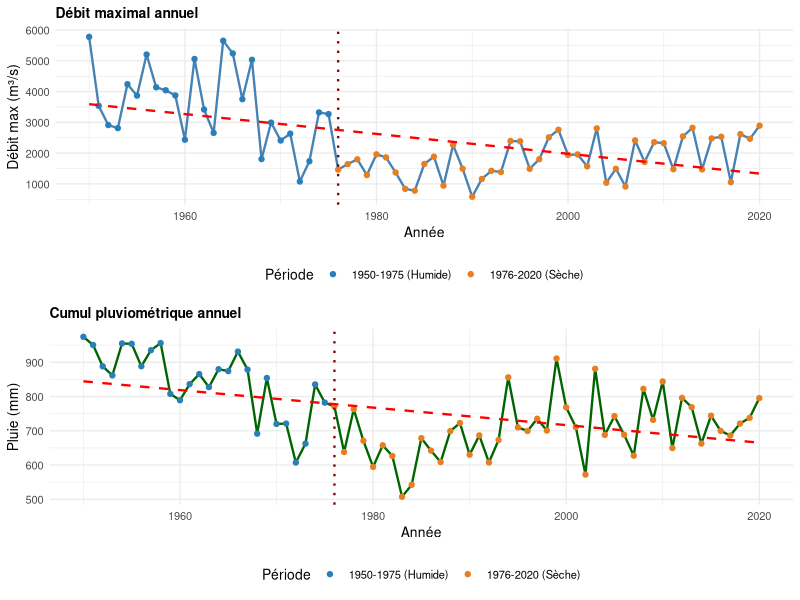
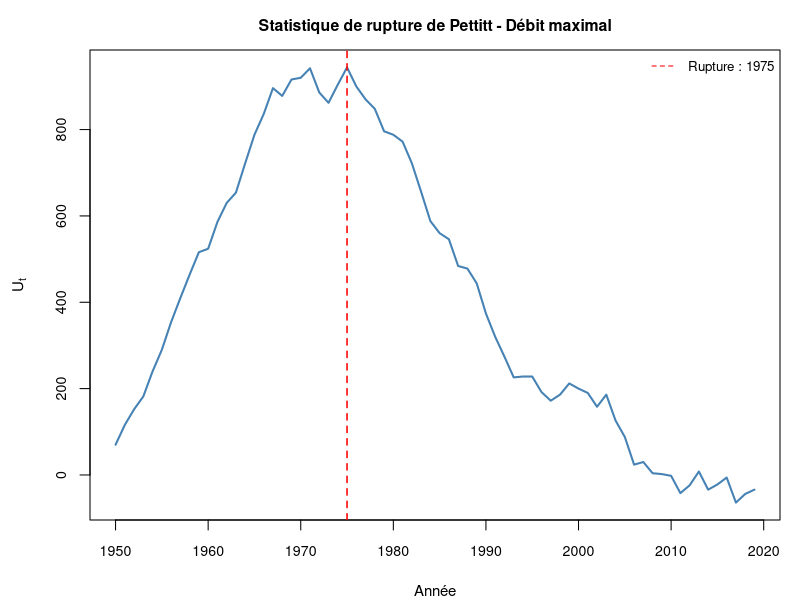
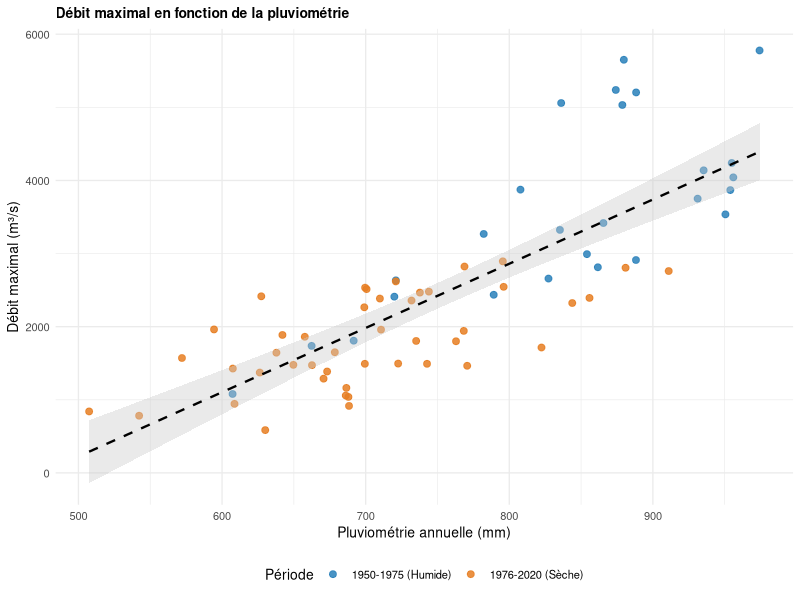
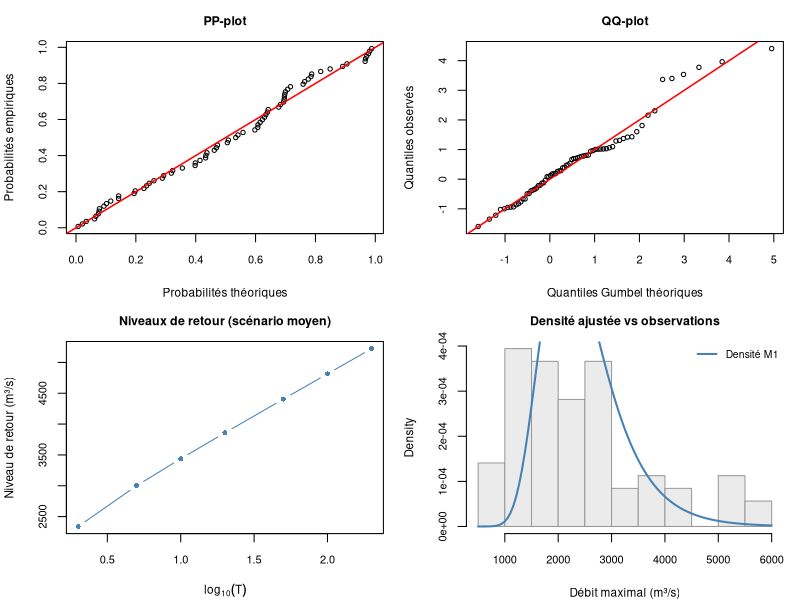
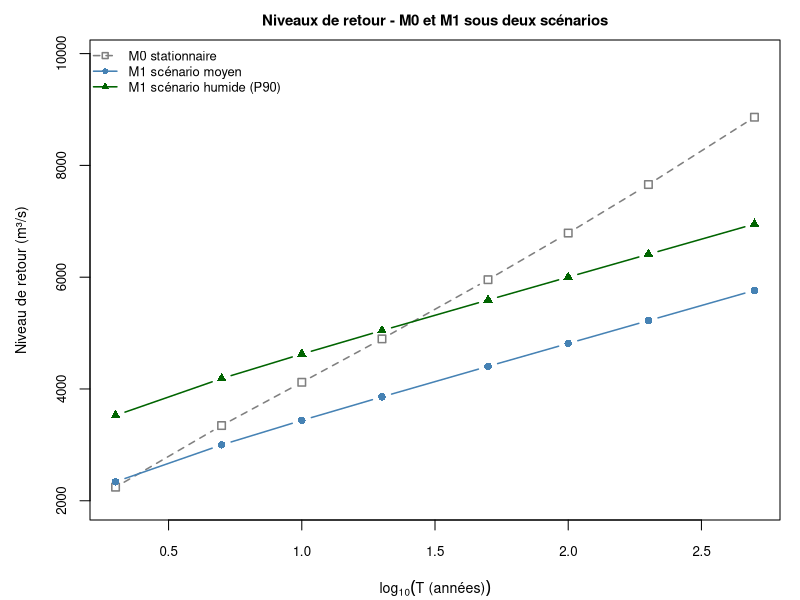

Write the R code that produced these figures, in order.
###############################################################################
#  PROJET : MODÉLISATION DES VALEURS EXTRÊMES (EVT)
#  Thème   : Analyse des débits maximaux annuels du fleuve Sénégal à Bakel
#  
#  de  : Samson Koffi AWOUTO (ISE3)
#  
###############################################################################

# ── 0. PACKAGES ───────────────────────────────────────────────────────────────
libs <- c("readxl", "evd", "ggplot2", "gridExtra", "e1071", "knitr",
          "kableExtra", "car")
for (pkg in libs) {
  if (!require(pkg, character.only = TRUE, quietly = TRUE))
    install.packages(pkg, quiet = TRUE)
  library(pkg, character.only = TRUE)
}

# ── 1. CHARGEMENT ET PRÉPARATION DES DONNÉES ──────────────────────────────────
if (!file.exists("Bakel_Debit_Max_Pluie_Annuel.xlsx"))
  stop("Fichier 'Bakel_Debit_Max_Pluie_Annuel.xlsx' introuvable.")

data <- read_excel("Bakel_Debit_Max_Pluie_Annuel.xlsx")
data$Pluie    <- as.numeric(gsub("[^0-9.]", "", gsub(",", ".",
                   as.character(data$Pluie))))
data$Pluie_std  <- as.numeric(scale(data$Pluie)[, 1])
data$Annee_std  <- as.numeric(scale(data$Annee)[, 1])
data$Periode    <- ifelse(data$Annee < 1976,
                     "1950-1975 (Humide)", "1976-2020 (Sèche)")

cat("Données chargées :", nrow(data), "observations,",
    ncol(data), "variables.\n")

# ── 2. STATISTIQUES DESCRIPTIVES (Table 1) ────────────────────────────────────
cat("\n====== TABLE 1 : STATISTIQUES DESCRIPTIVES ======\n")

resume_stats <- function(x) {
  c(
    Moyenne          = round(mean(x), 1),
    Mediane          = round(median(x), 1),
    Ecart_type       = round(sd(x), 1),
    Minimum          = round(min(x), 0),
    Maximum          = round(max(x), 0),
    "Q1 / Q3"        = paste0(round(quantile(x, .25), 0),
                               " / ", round(quantile(x, .75), 0)),
    "CV (%)"         = paste0(round(sd(x) / mean(x) * 100, 1)),
    Skewness         = round(e1071::skewness(x), 2),
    Kurtosis         = round(e1071::kurtosis(x), 2),
    "Shapiro-Wilk (p)" = round(shapiro.test(x)$p.value, 4)
  )
}

tab1 <- data.frame(
  Indicateur        = c("Moyenne", "Mediane", "Ecart-type", "Minimum",
                        "Maximum", "Q1 / Q3", "CV (%)", "Skewness",
                        "Kurtosis", "Shapiro-Wilk (p)"),
  "Debit max (m3/s)" = as.character(resume_stats(data$Debit_Max)),
  "Pluie (mm)"       = as.character(resume_stats(data$Pluie)),
  check.names        = FALSE
)
print(tab1, row.names = FALSE)

# ── 3. ÉVOLUTION TEMPORELLE (Figure 1) ────────────────────────────────────────
cat("\n====== FIGURE 1 : ÉVOLUTION TEMPORELLE ======\n")

p_debit <- ggplot(data, aes(x = Annee, y = Debit_Max, color = Periode)) +
  geom_line(color = "steelblue", linewidth = 0.8) +
  geom_point(aes(color = Periode), size = 1.5) +
  geom_smooth(method = "lm", se = FALSE, color = "red",
              linetype = "dashed", linewidth = 0.8) +
  geom_vline(xintercept = 1976, linetype = "dotted",
             color = "darkred", linewidth = 0.8) +
  scale_color_manual(values = c("1950-1975 (Humide)" = "#2980B9",
                                "1976-2020 (Sèche)"  = "#E67E22")) +
  labs(x = "Année", y = "Débit max (m³/s)", color = "Période",
       title = "Débit maximal annuel") +
  theme_minimal(base_size = 10) +
  theme(legend.position = "bottom",
        plot.title = element_text(face = "bold", size = 10))

p_pluie <- ggplot(data, aes(x = Annee, y = Pluie, color = Periode)) +
  geom_line(color = "darkgreen", linewidth = 0.8) +
  geom_point(aes(color = Periode), size = 1.5) +
  geom_smooth(method = "lm", se = FALSE, color = "red",
              linetype = "dashed", linewidth = 0.8) +
  geom_vline(xintercept = 1976, linetype = "dotted",
             color = "darkred", linewidth = 0.8) +
  scale_color_manual(values = c("1950-1975 (Humide)" = "#2980B9",
                                "1976-2020 (Sèche)"  = "#E67E22")) +
  labs(x = "Année", y = "Pluie (mm)", color = "Période",
       title = "Cumul pluviométrique annuel") +
  theme_minimal(base_size = 10) +
  theme(legend.position = "bottom",
        plot.title = element_text(face = "bold", size = 10))

grid.arrange(p_debit, p_pluie, ncol = 1)

# ── 4. TESTS DE STATIONNARITÉ (Table 2 + Figure 2) ────────────────────────────
cat("\n====== TABLE 2 : TESTS DE STATIONNARITÉ ======\n")

# Mann-Kendall maison (identique au Rmd)
mk_test <- function(x) {
  n <- length(x)
  S    <- sum(sapply(2:n, function(i) sum(sign(x[i] - x[1:(i - 1)]))))
  varS <- n * (n - 1) * (2 * n + 5) / 18
  Z    <- if (S > 0) (S - 1) / sqrt(varS) else if (S < 0) (S + 1) / sqrt(varS) else 0
  list(S = S, Z = Z, p.value = 2 * (1 - pnorm(abs(Z))))
}

# Pettitt maison (identique au Rmd)
pettitt <- function(x) {
  n <- length(x)
  U <- sapply(1:(n - 1), function(t)
    sum(sapply(1:t, function(i) sum(sign(x[i] - x[(t + 1):n])))))
  K      <- max(abs(U))
  t_star <- which.max(abs(U))
  list(statistic = K, estimate = t_star,
       p.value   = 2 * exp(-6 * K^2 / (n^3 + n^2)),
       estimates = U)
}

mk_d  <- mk_test(data$Debit_Max)
mk_p  <- mk_test(data$Pluie)
pet_d <- pettitt(data$Debit_Max)
pet_p <- pettitt(data$Pluie)

tab2 <- data.frame(
  Test       = c("Mann-Kendall", "Mann-Kendall", "Pettitt", "Pettitt"),
  Variable   = c("Débit max", "Pluie", "Débit max", "Pluie"),
  Statistique = c(
    paste0("S=", round(mk_d$S, 0), ", Z=", round(mk_d$Z, 2)),
    paste0("S=", round(mk_p$S, 0), ", Z=", round(mk_p$Z, 2)),
    paste0("K=", pet_d$statistic, ", t*=", data$Annee[pet_d$estimate]),
    paste0("K=", pet_p$statistic, ", t*=", data$Annee[pet_p$estimate])
  ),
  "p-value" = c(
    formatC(mk_d$p.value, format = "e", digits = 2),
    formatC(mk_p$p.value, format = "e", digits = 2),
    "< 0,0001", "< 0,0001"
  ),
  check.names = FALSE
)
print(tab2, row.names = FALSE)

# Moyennes par période
moy_humide <- mean(data$Debit_Max[data$Annee < 1976])
moy_seche  <- mean(data$Debit_Max[data$Annee >= 1976])
cat(sprintf("\nDébit moyen 1950-1975 (Humide) : %.0f m³/s\n", moy_humide))
cat(sprintf("Débit moyen 1976-2020 (Sèche)  : %.0f m³/s\n", moy_seche))
cat(sprintf("Baisse : %.0f %%\n", (moy_humide - moy_seche) / moy_humide * 100))

cat("\n====== FIGURE 2 : STATISTIQUE DE PETTITT (Débit maximal) ======\n")

Uk       <- pet_d$estimates
annee_uk <- data$Annee[seq_along(Uk)]

par(mar = c(4, 4.5, 2.5, 1), cex.main = 0.95, cex.lab = 0.9, cex.axis = 0.85)
plot(annee_uk, Uk,
     type = "l", col = "steelblue", lwd = 2,
     xlab = "Année", ylab = expression(U[t]),
     main = "Statistique de rupture de Pettitt - Débit maximal")
abline(v = data$Annee[pet_d$estimate], col = "red", lty = 2, lwd = 1.5)
legend("topright",
       legend = paste0("Rupture : ", data$Annee[pet_d$estimate]),
       col = "red", lty = 2, cex = 0.8, bty = "n")

# ── 5. TEST D'INDÉPENDANCE (autocorrélation ordre 1) ──────────────────────────
cat("\n====== SECTION 2.5 : AUTOCORRÉLATIONS (ordre 1) ======\n")

acf_debit <- cor(data$Debit_Max[-1], data$Debit_Max[-nrow(data)])
acf_pluie <- cor(data$Pluie[-1],     data$Pluie[-nrow(data)])
cat(sprintf("Autocorrélation ordre 1 - Débit : r = %.2f\n", acf_debit))
cat(sprintf("Autocorrélation ordre 1 - Pluie : r = %.2f\n", acf_pluie))

# ── 6. ANALYSE BIVARIÉE (Figure 3 + Table 3) ──────────────────────────────────
cat("\n====== FIGURE 3 : DÉBIT vs PLUVIOMÉTRIE ======\n")

print(
  ggplot(data, aes(x = Pluie, y = Debit_Max, color = Periode)) +
    geom_point(size = 2, alpha = 0.85) +
    geom_smooth(method = "lm", se = TRUE, color = "black",
                fill = "grey80", linetype = "dashed", linewidth = 0.8) +
    scale_color_manual(values = c("1950-1975 (Humide)" = "#2980B9",
                                  "1976-2020 (Sèche)"  = "#E67E22")) +
    labs(x = "Pluviométrie annuelle (mm)", y = "Débit maximal (m³/s)",
         color = "Période",
         title = "Débit maximal en fonction de la pluviométrie") +
    theme_minimal(base_size = 10) +
    theme(legend.position = "bottom",
          plot.title = element_text(face = "bold", size = 10))
)

cat("\n====== TABLE 3 : CORRÉLATIONS ======\n")

r_pearson <- cor.test(data$Debit_Max, data$Pluie)
res_d     <- residuals(lm(Debit_Max ~ Annee, data = data))
res_p     <- residuals(lm(Pluie     ~ Annee, data = data))
r_partial <- cor.test(res_d, res_p)

tab3 <- data.frame(
  Mesure = c("Corrélation de Pearson", "Corrélation sur résidus détrended"),
  r      = round(c(r_pearson$estimate, r_partial$estimate), 3),
  "p-value" = c(formatC(r_pearson$p.value, format = "e", digits = 2),
                formatC(r_partial$p.value, format = "e", digits = 2)),
  Interpretation = c("Lien fort positif", "Lien robuste après retrait de tendance"),
  check.names = FALSE
)
print(tab3, row.names = FALSE)

# ── 7. MODÉLISATION GEV NON-STATIONNAIRE ──────────────────────────────────────
cat("\n====== MODÉLISATION GEV ======\n")

y <- data$Debit_Max
X <- data$Pluie_std
Z <- data$Annee_std
n <- length(y)

# Fonction quantile GEV (niveau de retour)
gev_rl <- function(T, mu, sig, xi) {
  p <- 1 - 1 / T
  if (abs(xi) < 1e-6) return(mu - sig * log(-log(p)))
  mu + (sig / xi) * ((-log(p))^(-xi) - 1)
}

# --- M0 : stationnaire via evd::fgev ---
m0ev   <- fgev(y)
mu0_s  <- m0ev$estimate["loc"]
sig0_s <- m0ev$estimate["scale"]
xi0_s  <- m0ev$estimate["shape"]
logL0  <- -m0ev$deviance / 2
aic0   <-  m0ev$deviance + 2 * 3
bic0   <-  m0ev$deviance + 3 * log(n)

# --- M1 : mu ~ Pluie* ---
nll_m1 <- function(p) {
  mu <- p[1] + p[2] * X
  s  <- exp(p[3]); xi <- p[4]
  z  <- 1 + xi * (y - mu) / s
  if (any(z <= 0) || s <= 0) return(1e10)
  n * log(s) + sum(z^(-1 / xi)) + (1 / xi + 1) * sum(log(z))
}
opt1   <- optim(c(mu0_s, 300, log(sig0_s), xi0_s), nll_m1,
                method = "BFGS", control = list(maxit = 5000, reltol = 1e-12))
mu0_1  <- opt1$par[1]; mu1_1  <- opt1$par[2]
sig0_1 <- exp(opt1$par[3]); xi1 <- opt1$par[4]
logL1  <- -opt1$value
aic1   <- -2 * logL1 + 2 * 4
bic1   <- -2 * logL1 + 4 * log(n)

# --- M2 : mu + log(sigma) ~ Pluie* ---
nll_m2 <- function(p) {
  mu <- p[1] + p[2] * X
  s  <- exp(p[3] + p[4] * X); xi <- p[5]
  z  <- 1 + xi * (y - mu) / s
  if (any(z <= 0) || any(s <= 0)) return(1e10)
  sum(log(s)) + sum(z^(-1 / xi)) + (1 / xi + 1) * sum(log(z))
}
opt2   <- optim(c(mu0_1, mu1_1, log(sig0_1), 0, xi1), nll_m2,
                method = "BFGS", control = list(maxit = 5000, reltol = 1e-12))
mu0_2  <- opt2$par[1]; mu1_2 <- opt2$par[2]
s0_2   <- exp(opt2$par[3]); s1_2 <- opt2$par[4]; xi2 <- opt2$par[5]
logL2  <- -opt2$value
aic2   <- -2 * logL2 + 2 * 5
bic2   <- -2 * logL2 + 5 * log(n)

# --- M3 : mu ~ Annee* ---
nll_m3 <- function(p) {
  mu <- p[1] + p[2] * Z
  s  <- exp(p[3]); xi <- p[4]
  z  <- 1 + xi * (y - mu) / s
  if (any(z <= 0) || s <= 0) return(1e10)
  n * log(s) + sum(z^(-1 / xi)) + (1 / xi + 1) * sum(log(z))
}
opt3   <- optim(c(mu0_s, 200, log(sig0_s), xi0_s), nll_m3,
                method = "BFGS", control = list(maxit = 5000, reltol = 1e-12))
mu0_3  <- opt3$par[1]; mu1_3 <- opt3$par[2]
sig0_3 <- exp(opt3$par[3]); xi3 <- opt3$par[4]
logL3  <- -opt3$value
aic3   <- -2 * logL3 + 2 * 4
bic3   <- -2 * logL3 + 4 * log(n)

# ── 8. TABLE 5 : PARAMÈTRES DES MODÈLES ───────────────────────────────────────
cat("\n====== TABLE 5 : PARAMÈTRES ESTIMÉS ET CRITÈRES ======\n")

fmt <- function(x, d) if (is.na(x) || is.nan(x)) "--" else as.character(round(x, d))

tab5 <- data.frame(
  Parametre = c("mu0 (localisation)", "mu1", "sigma0 (echelle)", "sigma1",
                "gamma (forme)", "Log-vraisemblance", "AIC", "BIC"),
  M0 = c(fmt(mu0_s, 0),  "--",           fmt(sig0_s, 0), "--",
         fmt(xi0_s, 4),  fmt(logL0, 1),  fmt(aic0, 1),   fmt(bic0, 1)),
  M1 = c(fmt(mu0_1, 0),  fmt(mu1_1, 0),  fmt(sig0_1, 0), "--",
         fmt(xi1, 4),    fmt(logL1, 1),  fmt(aic1, 1),   fmt(bic1, 1)),
  M2 = c(fmt(mu0_2, 0),  fmt(mu1_2, 0),  fmt(s0_2, 0),   fmt(s1_2, 3),
         fmt(xi2, 4),    fmt(logL2, 1),  fmt(aic2, 1),   fmt(bic2, 1)),
  M3 = c(fmt(mu0_3, 0),  fmt(mu1_3, 0),  fmt(sig0_3, 0), "--",
         fmt(xi3, 4),    fmt(logL3, 1),  fmt(aic3, 1),   fmt(bic3, 1)),
  check.names = FALSE
)
print(tab5, row.names = FALSE)

# ── 9. TABLE 6 : TESTS LRT ────────────────────────────────────────────────────
cat("\n====== TABLE 6 : TESTS DU RAPPORT DE VRAISEMBLANCE ======\n")

lrt_pval <- function(L_s, L_c, dk) pchisq(2 * (L_c - L_s), df = dk, lower.tail = FALSE)

tab6 <- data.frame(
  Comparaison = c("M0 vs M1", "M1 vs M2", "M0 vs M3"),
  dlogL = c(round(logL1 - logL0, 1), round(logL2 - logL1, 1),
            round(logL3 - logL0, 1)),
  D = c(round(2 * (logL1 - logL0), 1), round(2 * (logL2 - logL1), 1),
        round(2 * (logL3 - logL0), 1)),
  dk = c(1, 1, 1),
  pvalue = c(
    formatC(lrt_pval(logL0, logL1, 1), format = "e", digits = 2),
    formatC(lrt_pval(logL1, logL2, 1), format = "e", digits = 2),
    formatC(lrt_pval(logL0, logL3, 1), format = "e", digits = 2)
  ),
  Decision = c("M1 préféré", "M2 légèrement préféré", "M3 préféré vs M0"),
  check.names = FALSE
)
print(tab6, row.names = FALSE)

# ── 10. FIGURE 4 : DIAGNOSTICS DU MODÈLE M1 ──────────────────────────────────
cat("\n====== FIGURE 4 : DIAGNOSTICS MODÈLE M1 ======\n")

mu_fit   <- mu0_1 + mu1_1 * X
z_std    <- log(1 + xi1 * (y - mu_fit) / sig0_1) / xi1
n_obs    <- length(y)
prob_emp  <- (rank(z_std) - 0.5) / n_obs
prob_theo <- exp(-exp(-z_std))
Ts_d      <- c(2, 5, 10, 20, 50, 100, 200)
rls_d     <- sapply(Ts_d, function(T) gev_rl(T, mu0_1, sig0_1, xi1))

par(mfrow = c(2, 2), mar = c(4, 4, 2.5, 1),
    cex.main = 0.9, cex.lab = 0.85, cex.axis = 0.8)

# PP-plot
plot(sort(prob_theo), sort(prob_emp),
     pch = 1, cex = 0.7,
     xlab = "Probabilités théoriques", ylab = "Probabilités empiriques",
     main = "PP-plot")
abline(0, 1, col = "red", lwd = 1.5)

# QQ-plot
qqplot(qgumbel(ppoints(n_obs)), sort(z_std),
       pch = 1, cex = 0.7,
       xlab = "Quantiles Gumbel théoriques", ylab = "Quantiles observés",
       main = "QQ-plot")
abline(0, 1, col = "red", lwd = 1.5)

# Return level plot
plot(log10(Ts_d), rls_d,
     type = "b", pch = 16, cex = 0.8, col = "steelblue",
     xlab = expression(log[10](T)), ylab = "Niveau de retour (m³/s)",
     main = "Niveaux de retour (scénario moyen)")

# Densité ajustée
hist(y, freq = FALSE, col = "grey92", border = "grey60",
     xlab = "Débit maximal (m³/s)", main = "Densité ajustée vs observations")
curve(dgev(x, loc = mu0_1, scale = sig0_1, shape = xi1),
      add = TRUE, col = "steelblue", lwd = 2)
legend("topright", legend = "Densité M1", col = "steelblue",
       lwd = 2, cex = 0.75, bty = "n")

par(mfrow = c(1, 1))

# ── 11. TABLE 7 : NIVEAUX DE RETOUR ───────────────────────────────────────────
cat("\n====== TABLE 7 : NIVEAUX DE RETOUR (m³/s) ======\n")

periodes <- c(2, 10, 50)
rl_m0    <- sapply(periodes, function(T) gev_rl(T, mu0_s, sig0_s, xi0_s))
rl_m1_moy <- sapply(periodes, function(T) gev_rl(T, mu0_1, sig0_1, xi1))

p90s     <- (quantile(data$Pluie, .90) - mean(data$Pluie)) / sd(data$Pluie)
mu_hum   <- mu0_1 + mu1_1 * p90s
rl_m1_hum <- sapply(periodes, function(T) gev_rl(T, mu_hum, sig0_1, xi1))

tab7 <- data.frame(
  "Période T"           = paste0("T = ", periodes, " ans"),
  "M0 (stationnaire)"   = paste(format(round(rl_m0,    0), big.mark = " "), "m³/s"),
  "M1 - scénario moyen" = paste(format(round(rl_m1_moy,0), big.mark = " "), "m³/s"),
  "M1 - scénario humide"= paste(format(round(rl_m1_hum,0), big.mark = " "), "m³/s"),
  check.names = FALSE
)
print(tab7, row.names = FALSE)

# ── 12. FIGURE 5 : COURBES DE RETOUR M0 + M1 DEUX SCÉNARIOS ──────────────────
cat("\n====== FIGURE 5 : COURBES DES NIVEAUX DE RETOUR ======\n")

Ts_plot <- c(2, 5, 10, 20, 50, 100, 200, 500)
rl_moy  <- sapply(Ts_plot, function(T) gev_rl(T, mu0_1, sig0_1, xi1))
rl_hum  <- sapply(Ts_plot, function(T) gev_rl(T, mu_hum, sig0_1, xi1))
rl_M0   <- sapply(Ts_plot, function(T) gev_rl(T, mu0_s, sig0_s, xi0_s))

par(mar = c(4, 4.5, 2, 1), cex.main = 0.9, cex.lab = 0.85)
plot(log10(Ts_plot), rl_M0,
     type = "b", pch = 0, lty = 2, col = "grey50", lwd = 1.5,
     ylim = range(c(rl_M0, rl_moy, rl_hum), na.rm = TRUE) * c(0.88, 1.12),
     xlab = expression(log[10](T ~ "(années)")),
     ylab = "Niveau de retour (m³/s)",
     main = "Niveaux de retour - M0 et M1 sous deux scénarios")
lines(log10(Ts_plot), rl_moy, type = "b", pch = 16, lty = 1,
      col = "steelblue", lwd = 1.5)
lines(log10(Ts_plot), rl_hum, type = "b", pch = 17, lty = 1,
      col = "darkgreen", lwd = 1.5)
legend("topleft",
       legend = c("M0 stationnaire", "M1 scénario moyen",
                  "M1 scénario humide (P90)"),
       col  = c("grey50", "steelblue", "darkgreen"),
       lty  = c(2, 1, 1), pch = c(0, 16, 17), lwd = 1.5,
       cex  = 0.78, bty = "n")
